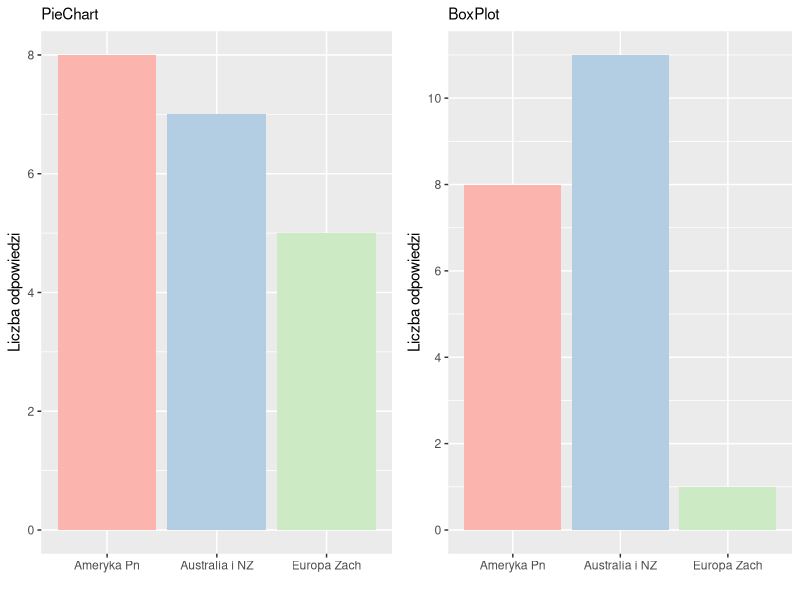
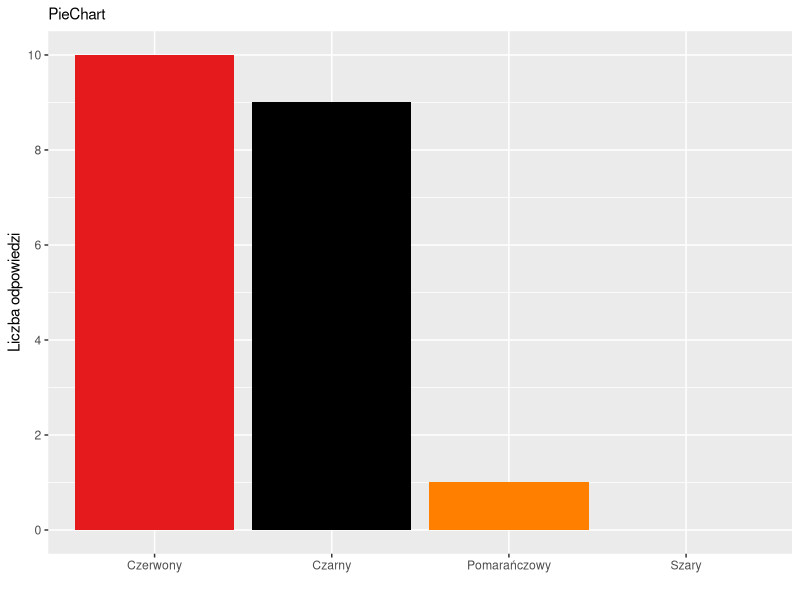
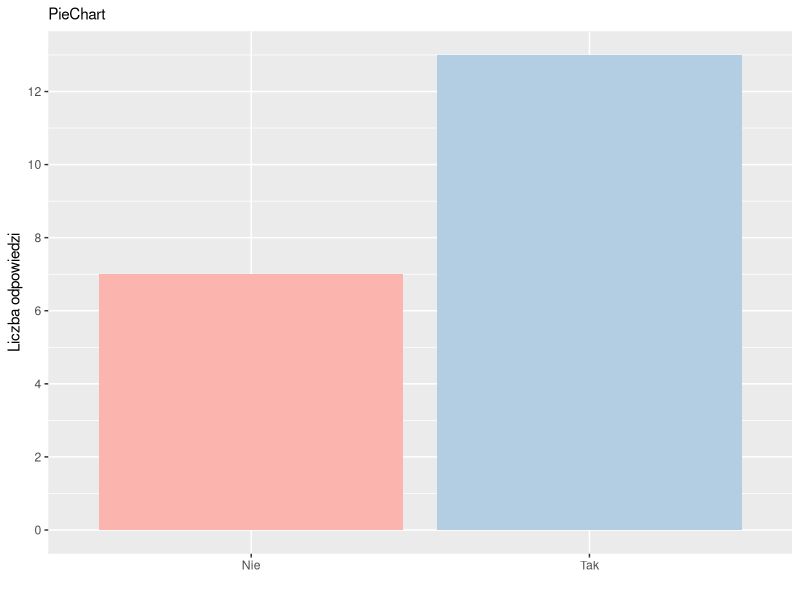
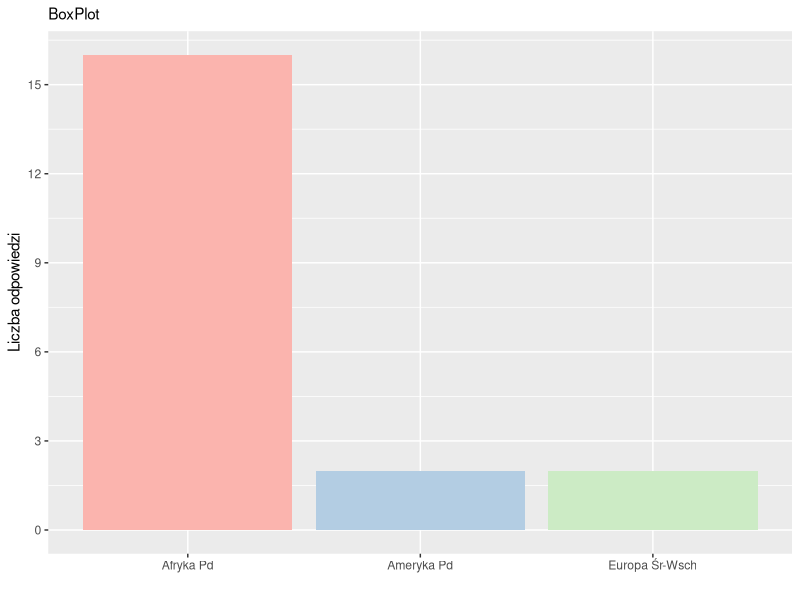
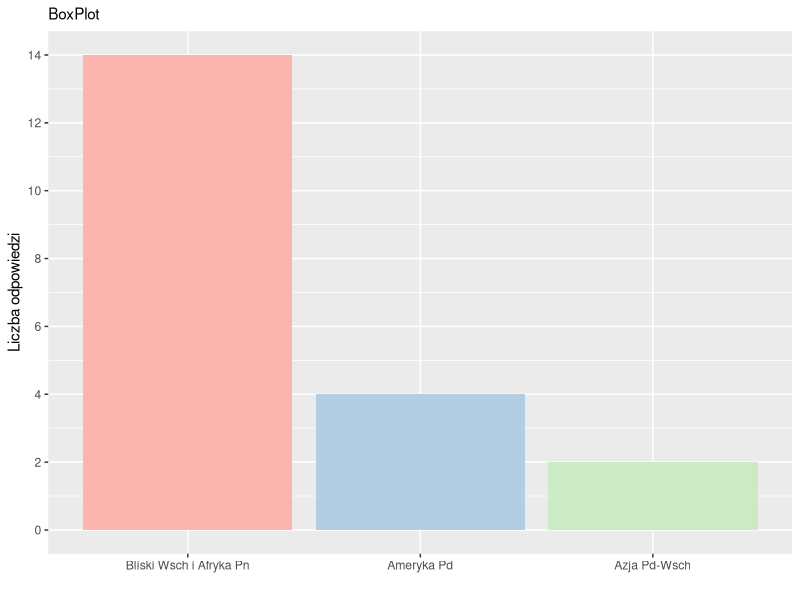

Write the R code that produced these figures, in order.
## ---- chunk 1
knitr::opts_chunk$set(echo = TRUE)
library(dplyr)
library(ggplot2)
library(RColorBrewer)
data <- read.csv("quiz.csv")
colnames(data) <- NULL
data <- as.data.frame(data)

multiplot <- function(..., plotlist=NULL, file, cols=1, layout=NULL) {
  library(grid)

  # Make a list from the ... arguments and plotlist
  plots <- c(list(...), plotlist)

  numPlots = length(plots)

  # If layout is NULL, then use 'cols' to determine layout
  if (is.null(layout)) {
    # Make the panel
    # ncol: Number of columns of plots
    # nrow: Number of rows needed, calculated from # of cols
    layout <- matrix(seq(1, cols * ceiling(numPlots/cols)),
                    ncol = cols, nrow = ceiling(numPlots/cols))
  }

 if (numPlots==1) {
    print(plots[[1]])

  } else {
    # Set up the page
    grid.newpage()
    pushViewport(viewport(layout = grid.layout(nrow(layout), ncol(layout))))

    # Make each plot, in the correct location
    for (i in 1:numPlots) {
      # Get the i,j matrix positions of the regions that contain this subplot
      matchidx <- as.data.frame(which(layout == i, arr.ind = TRUE))

      print(plots[[i]], vp = viewport(layout.pos.row = matchidx$row,
                                      layout.pos.col = matchidx$col))
    }
  }
}
## ---- chunk 2
plot1 <- data[,1]
plot1 <- as.character(plot1)
plot1 <- table(plot1)
plot1 <- t(plot1)
plot1 <- as.data.frame(plot1)
p1 <- ggplot(plot1, aes(y=Freq, x=plot1)) + geom_col(aes(fill=plot1)) + 
  labs(x = "", y = "Liczba odpowiedzi", subtitle="PieChart") + 
  scale_y_continuous(breaks = seq(0,12,2)) +
  scale_fill_manual(name = "Region", values = brewer.pal(3,"Pastel1"))  + guides(fill=FALSE)

plot4 <- data[,4]
plot4 <- as.character(plot4)
plot4 <- table(plot4)
plot4 <- t(plot4)
plot4 <- as.data.frame(plot4)
p2 <- ggplot(plot4, aes(y=Freq, x=plot4)) + geom_col(aes(fill=plot4)) + 
  labs(subtitle="BoxPlot", x = "", y = "Liczba odpowiedzi") + 
  scale_y_continuous(breaks = seq(0,12,2)) +
  scale_fill_manual(name = "Region", values = brewer.pal(3,"Pastel1")) + guides(fill=FALSE)
multiplot(p1, p2, cols=2)

## ---- chunk 3
kolory <- brewer.pal(9,"Set1")[c(1,5)]
plot2 <- cbind(c("Czerwony", "Czarny", "Pomarańczowy","Szary"),c(10,9,1,0))
colnames(plot2) <- c("plot2","Freq")
plot2 <- as.data.frame(plot2)
plot2$Freq <- as.numeric(as.character(plot2$Freq))
plot2$plot2 <- factor(plot2$plot2, levels = plot2$plot2)
ggplot(plot2, aes(y=Freq, x=plot2)) + geom_col(aes(fill=plot2)) + 
  labs( x = "", y = "Liczba odpowiedzi", subtitle="PieChart") + 
  scale_fill_manual(name = "Kolor", values = c(kolory[1],"black",kolory[2],"black"))  + scale_y_continuous(breaks = seq(0,10,2)) + guides(fill=FALSE)
## ---- chunk 4

plot3 <- data[,3]
plot3 <- as.character(plot3)
plot3 <- table(plot3)
plot3 <- t(plot3)
plot3 <- as.data.frame(plot3)
ggplot(plot3, aes(y=Freq, x=plot3)) + geom_col(aes(fill=plot3)) +
  labs( x = "", y = "Liczba odpowiedzi", subtitle="PieChart") + 
  scale_y_continuous(breaks = seq(0,12,2)) +
  scale_fill_manual(name = "Region", values = brewer.pal(2,"Pastel1")) + guides(fill=FALSE)
## ---- chunk 5
plot5 <- data[,5]
plot5 <- as.character(plot5)
plot5 <- table(plot5)
plot5 <- t(plot5)
plot5 <- as.data.frame(plot5)
plot5$plot5 <- factor(c("Afryka Pd","Ameryka Pd","Europa Śr-Wsch"), levels=c("Afryka Pd","Ameryka Pd","Europa Śr-Wsch"))
ggplot(plot5, aes(y=Freq, x=plot5)) + geom_col(aes(fill=plot5)) + 
  labs(subtitle="BoxPlot", x = "", y = "Liczba odpowiedzi") + 
  scale_y_continuous(breaks = seq(0,18,3)) +
  scale_fill_manual(name = "Region", values = brewer.pal(3,"Pastel1")) + guides(fill=FALSE)
## ---- chunk 6
plot6 <- data[,6]
plot6 <- as.character(plot6)
plot6 <- table(plot6)
plot6 <- t(plot6)
plot6 <- as.data.frame(plot6)
plot6 <- plot6[order(plot6$Freq, decreasing=TRUE),-1]
plot6$plot6 <- factor(plot6$plot6, levels=plot6$plot6)
ggplot(plot6, aes(y=Freq, x=plot6)) + geom_col(aes(fill=plot6)) + 
  labs( subtitle="BoxPlot", x = "", y = "Liczba odpowiedzi") + 
  scale_y_continuous(breaks = seq(0,14,2)) +
  scale_fill_manual(name = "Region", values = brewer.pal(3,"Pastel1")) + guides(fill=FALSE)
